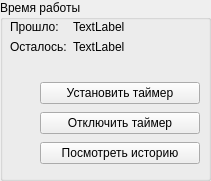
  <widget class="QGroupBox" name="groupBox_main_timer">
   <property name="geometry">
    <rect>
     <x>700</x>
     <y>180</y>
     <width>211</width>
     <height>181</height>
    </rect>
   </property>
   <property name="title">
    <string>Время работы</string>
   </property>
   <widget class="QWidget" name="formLayoutWidget">
    <property name="geometry">
     <rect>
      <x>10</x>
      <y>20</y>
      <width>191</width>
      <height>51</height>
     </rect>
    </property>
    <layout class="QFormLayout" name="formLayout">
     <item row="0" column="0">
      <widget class="QLabel" name="label_8">
       <property name="text">
        <string>Прошло:</string>
       </property>
      </widget>
     </item>
     <item row="1" column="0">
      <widget class="QLabel" name="label_59">
       <property name="frameShape">
        <enum>QFrame::Shape::NoFrame</enum>
       </property>
       <property name="frameShadow">
        <enum>QFrame::Shadow::Plain</enum>
       </property>
       <property name="text">
        <string>Осталось:</string>
       </property>
      </widget>
     </item>
     <item row="0" column="1">
      <widget class="QLabel" name="label_main_timer_passed">
       <property name="text">
        <string>TextLabel</string>
       </property>
      </widget>
     </item>
     <item row="1" column="1">
      <widget class="QLabel" name="label_main_timer_last">
       <property name="text">
        <string>TextLabel</string>
       </property>
      </widget>
     </item>
    </layout>
   </widget>
   <widget class="QWidget" name="verticalLayoutWidget_3">
    <property name="geometry">
     <rect>
      <x>40</x>
      <y>80</y>
      <width>160</width>
      <height>86</height>
     </rect>
    </property>
    <layout class="QVBoxLayout" name="verticalLayout_8">
     <item>
      <widget class="QPushButton" name="pushButton_19">
       <property name="text">
        <string>Установить таймер</string>
       </property>
      </widget>
     </item>
     <item>
      <widget class="QPushButton" name="pushButton_20">
       <property name="text">
        <string>Отключить таймер</string>
       </property>
      </widget>
     </item>
     <item>
      <widget class="QPushButton" name="pushButton_21">
       <property name="text">
        <string>Посмотреть историю</string>
       </property>
      </widget>
     </item>
    </layout>
   </widget>
  </widget>
